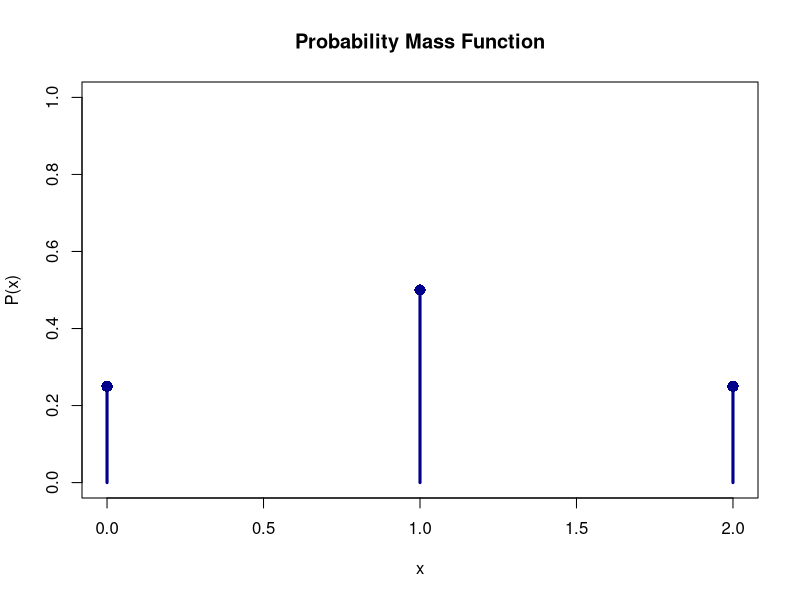
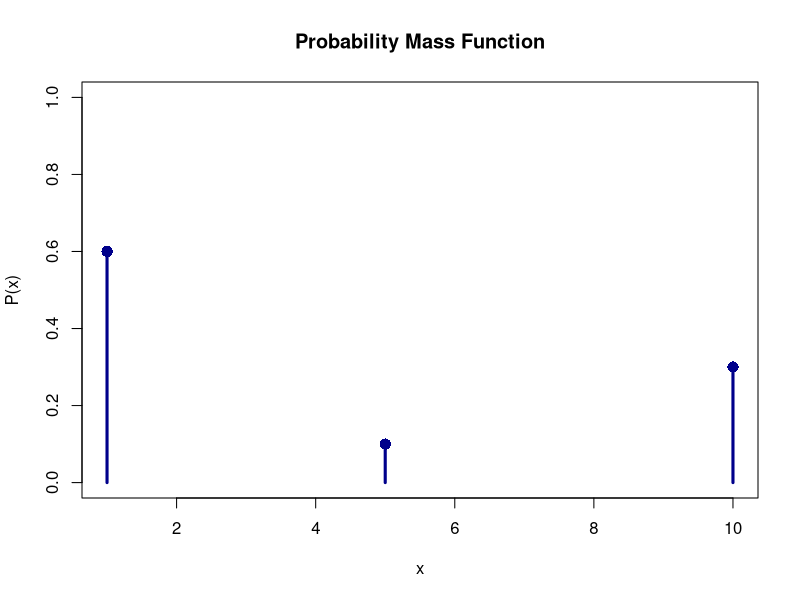
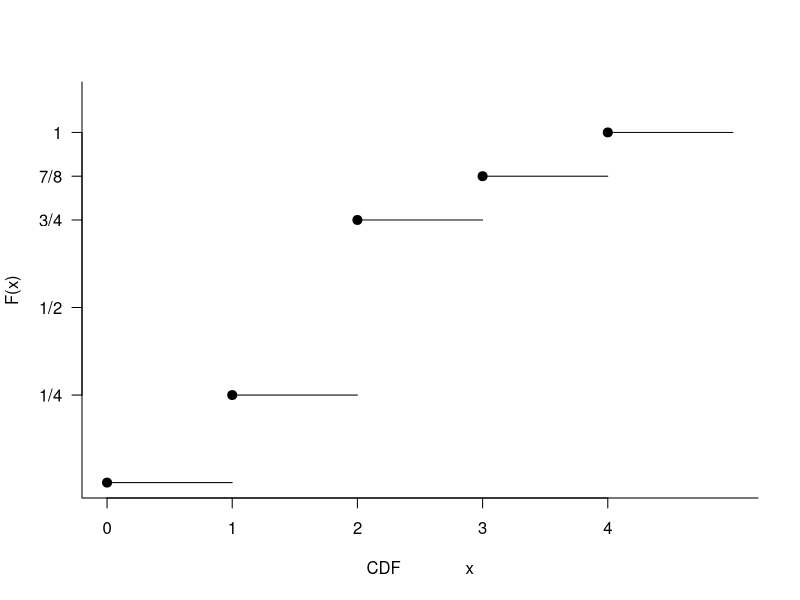
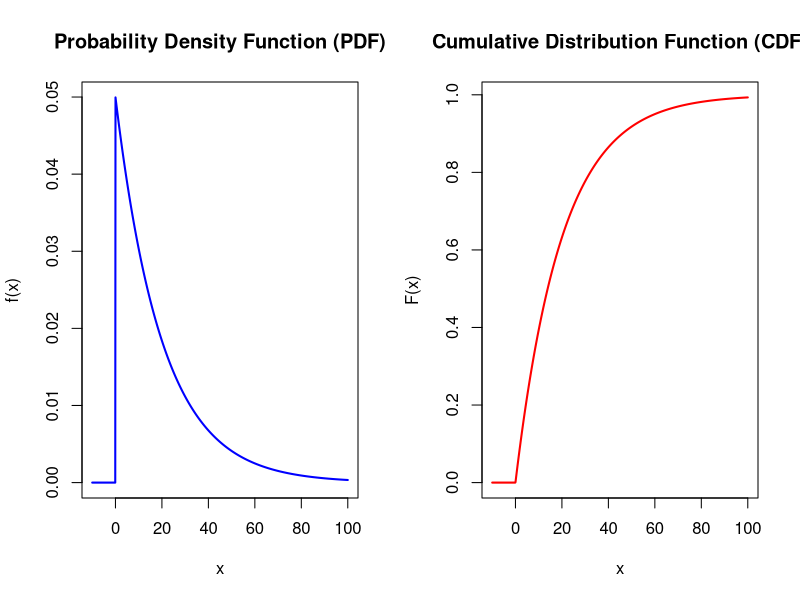

The R script that drew these images, in order:
## ---- chunk 1
# Define the data from the table
x <- c(0, 1, 2)
p_x <- c(1/4, 1/2, 1/4)

# Plot the vertical lines
plot(x, p_x, 
     type = "h",            
     lwd = 3,               
     col = "darkblue",      
     main = "Probability Mass Function", 
     xlab = "x", 
     ylab = "P(x)", 
     ylim = c(0, 1))        

# Add solid points at the top of the lines
points(x, p_x, pch = 16, col = "darkblue", cex = 1.5)
## ---- chunk 2
# Define the data from the table
x <- c(1, 5, 10)
p_x <- c(3/5, 1/10, 3/10)

# Plot the vertical lines
plot(x, p_x, 
     type = "h",            
     lwd = 3,               
     col = "darkblue",      
     main = "Probability Mass Function", 
     xlab = "x", 
     ylab = "P(x)", 
     ylim = c(0, 1))        

# Add solid points at the top of the lines
points(x, p_x, pch = 16, col = "darkblue", cex = 1.5)
## ---- chunk 3
# Define the coordinates for the steps based on the image
x_points <- c(0, 1, 2, 3, 4) #[cite: 3]
y_points <- c(0, 1/4, 3/4, 7/8, 1) #[cite: 3]

# Create an empty plot with appropriate limits and suppress default axes
plot(0, 0, type = "n", 
     xlim = c(0, 5), ylim = c(0, 1.1),
     xaxt = "n", yaxt = "n", 
     xlab = "CDF             x", ylab = "F(x)", 
     bty = "l") #[cite: 3]

# Add custom x and y axes
axis(1, at = c(0, 1, 2, 3, 4)) #[cite: 3]
axis(2, at = c(1/4, 1/2, 3/4, 7/8, 1), 
     labels = c("1/4", "1/2", "3/4", "7/8", "1"), las = 1) #[cite: 3]

# Add the horizontal line segments for the step function
segments(x0 = 0, y0 = 0, x1 = 1, y1 = 0) #[cite: 3]
segments(x0 = 1, y0 = 1/4, x1 = 2, y1 = 1/4) #[cite: 3]
segments(x0 = 2, y0 = 3/4, x1 = 3, y1 = 3/4) #[cite: 3]
segments(x0 = 3, y0 = 7/8, x1 = 4, y1 = 7/8) #[cite: 3]
segments(x0 = 4, y0 = 1, x1 = 5, y1 = 1) #[cite: 3]

# Add the solid points indicating right-continuity
points(x_points, y_points, pch = 19, cex = 1.2)
## ---- chunk 4
# Define the sequence of x values (from -10 to 100 to show both conditions)
x <- seq(-10, 100, length.out = 1000)

# Define the PDF based on the piecewise function
pdf_func <- function(x) {
  ifelse(x < 0, 0, (1/20) * exp(-x/20))
}

# Define the corresponding CDF (integral of the PDF)
cdf_func <- function(x) {
  ifelse(x < 0, 0, 1 - exp(-x/20))
}

# Calculate y values
pdf_values <- pdf_func(x)
cdf_values <- cdf_func(x)

# Set up a 1x2 plotting grid
par(mfrow = c(1, 2))

# Plot the PDF
plot(x, pdf_values, type = "l", col = "blue", lwd = 2,
     main = "Probability Density Function (PDF)", 
     ylab = "f(x)", xlab = "x")

# Plot the CDF
plot(x, cdf_values, type = "l", col = "red", lwd = 2,
     main = "Cumulative Distribution Function (CDF)", 
     ylab = "F(x)", xlab = "x")
